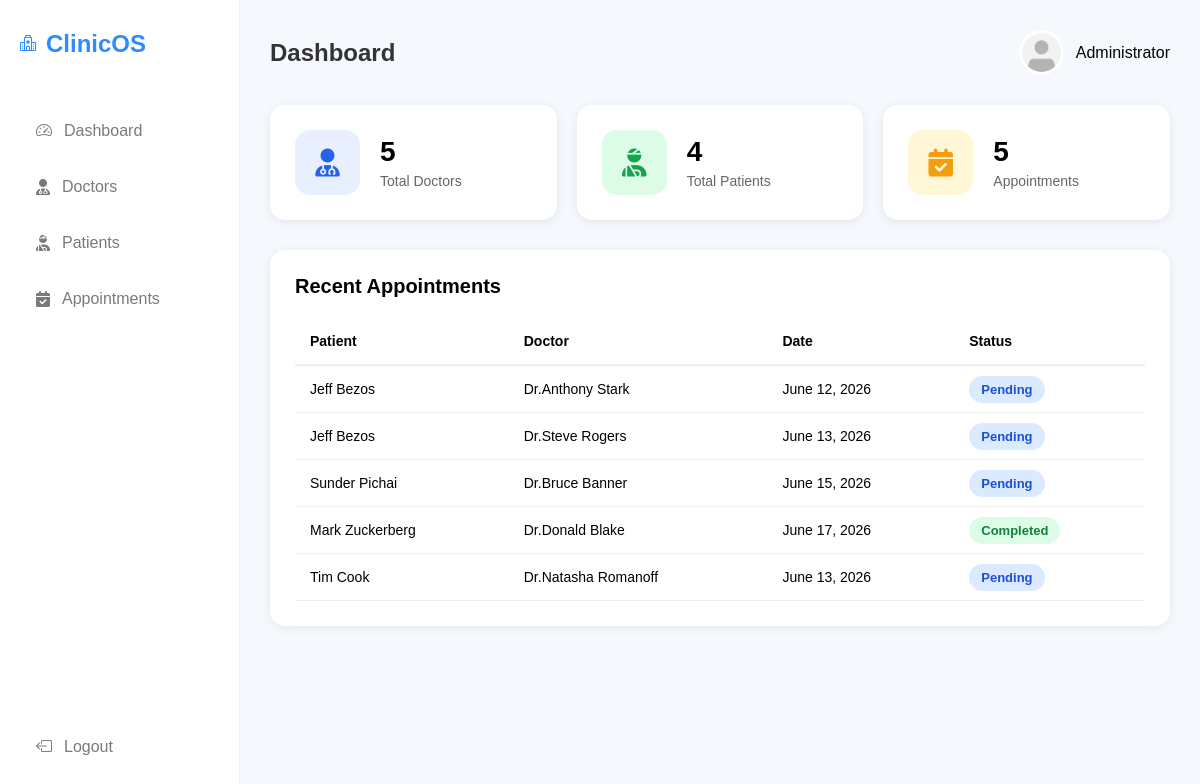
/admin_panel/dashboard/ (signed in), run on the app's committed database.
### managementsystem/models.py (models this page shows, shortened)
class Appointment(models.Model):
    doctor = models.ForeignKey(Doctor, on_delete=models.CASCADE)
    patient = models.ForeignKey(Patient, on_delete=models.CASCADE)
    appointment_date = models.DateField(default=timezone.now)
    appointment_time = models.TimeField(null=True,blank=True)
    reason = models.TextField(blank=True)
    STATUS_CHOICES = [('Pending', 'Pending'),('Completed', 'Completed'),]
    status = models.CharField(max_length=20,choices=STATUS_CHOICES,default='Pending')
    notes = models.TextField(blank=True)

class Patient(models.Model):
    user = models.OneToOneField(CustomUser,on_delete=models.CASCADE)
    gender_choices = (('male','Male'),('female','Female'),('other','Other'))
    gender = models.CharField(max_length=10,choices=gender_choices,default='male')
    age = models.IntegerField()
    phone = models.CharField(max_length=15)
    blood_group_choices = (('A+', 'A+'),('A-', 'A-'),('B+', 'B+'),('B-', 'B-'),('AB+', 'AB+'),('AB-', 'AB-'),('O+', 'O+'),('O-', 'O-'),)
    blood_group = models.CharField(max_length=3,choices=blood_group_choices)
    photo = models.ImageField(upload_to='patients',default='default/default.png')

class CustomUser(AbstractUser):
    ROLE_CHOICES = (
        ('admin', 'Admin'),
        ('doctor', 'Doctor'),
        ('patient', 'Patient'),
    )
    role = models.CharField(max_length=20, choices=ROLE_CHOICES,default='patient')

class Doctor(models.Model):
    user = models.OneToOneField(CustomUser,on_delete=models.CASCADE)
    phone = models.CharField(max_length=15, blank=True, null=True)
    department = models.CharField(max_length=100)
    education = models.TextField(default='MBBS')
    photo = models.ImageField(upload_to='doctors',default='default/default.png')

### managementsystem/views/admin_views.py (the view)
# urls.py: path('dashboard/', admin_dashboard, name='admin_dashboard'),
@admin_required
def admin_dashboard(request):
    context = {
        'appointments': Appointment.objects.all(),
        'appointment_count': Appointment.objects.count(),
        'patient_count': Patient.objects.count(),
        'doctor_count': Doctor.objects.count()
    }
    return render(request, 'admin/dashboard.html', context)

### managementsystem/templates/admin/dashboard.html (shortened to what this page needs)
{% extends 'admin/base.html' %}
{%load static%}
{%block header%}Dashboard{%endblock%}
{%block content%}
    <section class="dashboard-cards">
            <div class="stat-card">
                <div class="icon doctors">
                    <i class="fa-solid fa-user-doctor"></i>
                </div>
                <div>
                    <h2>{{ doctor_count }}</h2>
                    <p>Total Doctors</p>
                </div>
            </div>
            <div class="stat-card">
                <div class="icon patients">
                    <i class="fa-solid fa-user-injured"></i>
                </div>
                <div>
                    <h2>{{ patient_count }}</h2>
                    <p>Total Patients</p>
                </div>
            </div>
            <div class="stat-card">
                <div class="icon appointments">
                    <i class="fa-solid fa-calendar-check"></i>
                </div>
                <div>
                    <h2>{{ appointment_count }}</h2>
                    <p>Appointments</p>
                </div>
            </div>
        </section>
        <section class="table-card">
            <h2>Recent Appointments</h2>
            <table>
                <thead>
                    <tr>
                        <th>Patient</th>
                        <th>Doctor</th>
                        <th>Date</th>
                        <th>Status</th>
                    </tr>
                </thead>
                <tbody>
                    {% for appointment in appointments %}
                    <tr>
                        <td>{{ appointment.patient.user.get_full_name}}</td>
                        <td>Dr.{{ appointment.doctor.user.get_full_name }}</td>
                        <td>{{ appointment.appointment_date }}</td>
                        <td>
                            {% if appointment.status == 'Completed' %}
                                <span class="status completed">
                                   Completed
                                </span>
                            {% else %}
                                <span class="status scheduled">
                                    Pending
                                </span>
                            {% endif %}
                        </td>
                    </tr>
                    {% empty %}
                    <tr>
                        <td colspan="4">No appointments found.</td>
                    </tr>
                    {% endfor %}
                </tbody>
            </table>
        </section>
    {%endblock%}

### managementsystem/static/css/home.css (style rules this page uses)
* { margin:0; padding:0; box-sizing:border-box; font-family:Arial, Helvetica, sans-serif; }
body { background:#f5f8fd; }

### managementsystem/templates/admin/base.html (style rules this page uses)
.dashboard-cards { display:grid; grid-template-columns:repeat(auto-fit,minmax(250px,1fr)); gap:20px; margin-bottom:30px; }
.stat-card { background:white; border-radius:15px; padding:25px; display:flex; align-items:center; gap:20px; box-shadow:0 2px 10px rgba(0,0,0,0.08); width: 100%; min-width: 0; }
.stat-card .icon { width:65px; height:65px; border-radius:15px; display:flex; align-items:center; justify-content:center; font-size:28px; flex-shrink: 0; }
.doctors { background:#e8f0ff; color:#2563eb; }
.patients { background:#dcfce7; color:#16a34a; }
.appointments { background:#fff7d6; color:#f59e0b; }
.stat-card h2 { margin:0; font-size:28px; }
.stat-card p { margin:5px 0 0; color:#666; font-size: 14px; }
.table-card { background:white; border-radius:15px; padding:25px; box-shadow:0 2px 10px rgba(0,0,0,0.08); overflow-x: auto; width: 100%; }
.table-card h2 { margin-bottom:20px; font-size: 20px; }
table { width:100%; border-collapse:collapse; min-width: 600px; }
table th { text-align:left; padding:15px; border-bottom:2px solid #eee; font-size: 14px; }
table td { padding:15px; border-bottom:1px solid #eee; font-size: 14px; }
.status { padding:6px 12px; border-radius:20px; font-size:13px; font-weight:600; }
.completed { background:#dcfce7; color:#15803d; }
.scheduled { background:#dbeafe; color:#1d4ed8; }

### data on the page
Appointment: patient.user.get_full_name "Jeff Bezos", doctor.user.get_full_name "Anthony Stark", appointment_date "June 12, 2026", status "Pending"
Appointment: patient.user.get_full_name "Jeff Bezos", doctor.user.get_full_name "Steve Rogers", appointment_date "June 13, 2026", status "Pending"
Appointment: patient.user.get_full_name "Sunder Pichai", doctor.user.get_full_name "Bruce Banner", appointment_date "June 15, 2026", status "Pending"
Appointment: patient.user.get_full_name "Mark Zuckerberg", doctor.user.get_full_name "Donald Blake", appointment_date "June 17, 2026", status "Completed"
Appointment: patient.user.get_full_name "Tim Cook", doctor.user.get_full_name "Natasha Romanoff", appointment_date "June 13, 2026", status "Pending"

### other printed values
{{ doctor_count }} "5"
{{ patient_count }} "4"
{{ appointment_count }} "5"
